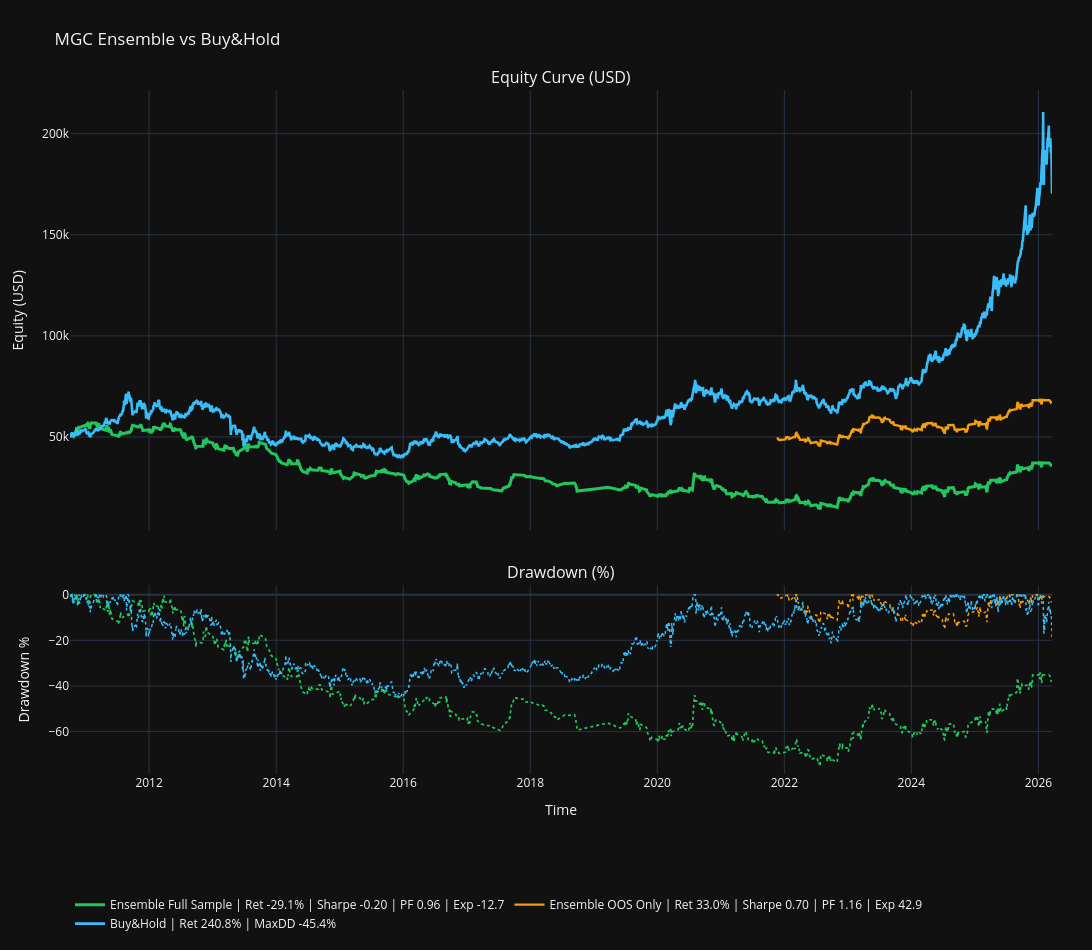

The code cell stored with this chart in its notebook:
### Markdown cell above
## 3) Backtest ensemble + Buy and Hold benchmark

### Code cell
initial_capital = float(BASELINE.account_size_usd)

ens_ret = curve_total_return_pct(ensemble_curve, initial_capital)
ens_dd_pct = curve_max_drawdown_pct(ensemble_curve)
ens_pf = float(selected_ensemble.get("overall_profit_factor", 0.0))
ens_sh = float(selected_ensemble.get("overall_sharpe", 0.0))
ens_exp = float(selected_ensemble.get("overall_expectancy", 0.0))

oos_ret = curve_total_return_pct(ensemble_curve_oos, initial_capital)
oos_dd_pct = curve_max_drawdown_pct(ensemble_curve_oos)
oos_pf = float(selected_ensemble.get("oos_profit_factor", 0.0))
oos_sh = float(selected_ensemble.get("oos_sharpe", 0.0))
oos_exp = float(selected_ensemble.get("oos_expectancy", 0.0))

bench_ret = curve_total_return_pct(benchmark_curve, initial_capital)
bench_dd_pct = curve_max_drawdown_pct(benchmark_curve)

fig = make_subplots(
    rows=2,
    cols=1,
    shared_xaxes=True,
    vertical_spacing=0.08,
    row_heights=[0.70, 0.30],
    subplot_titles=("Equity Curve (USD)", "Drawdown (%)"),
)

fig.add_trace(
    go.Scatter(
        x=ensemble_curve["timestamp"],
        y=ensemble_curve["equity"],
        mode="lines",
        name=f"Ensemble Full Sample | Ret {ens_ret:.1f}% | Sharpe {ens_sh:.2f} | PF {ens_pf:.2f} | Exp {ens_exp:.1f}",
        line=dict(width=3.0, color="#22c55e"),
    ),
    row=1,
    col=1,
)
fig.add_trace(
    go.Scatter(
        x=ensemble_curve["timestamp"],
        y=ensemble_curve["drawdown_pct"],
        mode="lines",
        name="DD Ensemble",
        showlegend=False,
        line=dict(width=1.7, color="#22c55e", dash="dot"),
    ),
    row=2,
    col=1,
)
fig.add_trace(
    go.Scatter(
        x=ensemble_curve_oos["timestamp"],
        y=ensemble_curve_oos["equity"],
        mode="lines",
        name=f"Ensemble OOS Only | Ret {oos_ret:.1f}% | Sharpe {oos_sh:.2f} | PF {oos_pf:.2f} | Exp {oos_exp:.1f}",
        line=dict(width=2.4, color="#f59e0b"),
    ),
    row=1,
    col=1,
)
fig.add_trace(
    go.Scatter(
        x=ensemble_curve_oos["timestamp"],
        y=ensemble_curve_oos["drawdown_pct"],
        mode="lines",
        name="DD Ensemble OOS",
        showlegend=False,
        line=dict(width=1.5, color="#f59e0b", dash="dot"),
    ),
    row=2,
    col=1,
)
fig.add_trace(
    go.Scatter(
        x=benchmark_curve["timestamp"],
        y=benchmark_curve["equity"],
        mode="lines",
        name=f"Buy&Hold | Ret {bench_ret:.1f}% | MaxDD {bench_dd_pct:.1f}%",
        line=dict(width=2.6, color="#38bdf8"),
    ),
    row=1,
    col=1,
)
fig.add_trace(
    go.Scatter(
        x=benchmark_curve["timestamp"],
        y=benchmark_curve["drawdown_pct"],
        mode="lines",
        name="DD Buy&Hold",
        showlegend=False,
        line=dict(width=1.5, color="#38bdf8", dash="dot"),
    ),
    row=2,
    col=1,
)

fig.update_layout(
    template="plotly_dark",
    width=1800,
    height=950,
    title=f"{SYMBOL} Ensemble vs Buy&Hold",
    legend=dict(orientation="h", yanchor="bottom", y=-0.24, xanchor="left", x=0.0),
    margin=dict(l=70, r=40, t=90, b=140),
)
fig.update_yaxes(title_text="Equity (USD)", row=1, col=1)
fig.update_yaxes(title_text="Drawdown %", row=2, col=1)
fig.update_xaxes(title_text="Time", row=2, col=1)
fig.show()

display(Markdown(build_scope_readout_markdown(
    full_curve=ensemble_curve,
    oos_curve=ensemble_curve_oos,
    initial_capital=initial_capital,
    full_label="Full-sample ensemble curve",
    oos_label="OOS-only ensemble curve",
)))

### Figure 1 — Plotly figure (JSON) as saved in the notebook; plotly's stock layout.template omitted (floating-point values rounded to 4 significant figures; data arrays with more than 128 entries replaced by an {"elided": "..."} marker saying what was removed)
{"data": [{"line": {"color": "#22c55e", "width": 3}, "mode": "lines", "name": "Ensemble Full Sample | Ret -29.1% | Sharpe -0.20 | PF 0.96 | Exp -12.7", "type": "scatter", "x": {"elided": "1150 str values"}, "xaxis": "x", "y": {"elided": "1150 float values"}, "yaxis": "y"}, {"line": {"color": "#22c55e", "dash": "dot", "width": 1.7}, "mode": "lines", "name": "DD Ensemble", "showlegend": false, "type": "scatter", "x": {"elided": "1150 str values"}, "xaxis": "x2", "y": {"elided": "1150 float values"}, "yaxis": "y2"}, {"line": {"color": "#f59e0b", "width": 2.4}, "mode": "lines", "name": "Ensemble OOS Only | Ret 33.0% | Sharpe 0.70 | PF 1.16 | Exp 42.9", "type": "scatter", "x": {"elided": "384 str values"}, "xaxis": "x", "y": {"elided": "384 float values"}, "yaxis": "y"}, {"line": {"color": "#f59e0b", "dash": "dot", "width": 1.5}, "mode": "lines", "name": "DD Ensemble OOS", "showlegend": false, "type": "scatter", "x": {"elided": "384 str values"}, "xaxis": "x2", "y": {"elided": "384 float values"}, "yaxis": "y2"}, {"line": {"color": "#38bdf8", "width": 2.6}, "mode": "lines", "name": "Buy&Hold | Ret 240.8% | MaxDD -45.4%", "type": "scatter", "x": {"elided": "4038 str values"}, "xaxis": "x", "y": {"elided": "4038 float values"}, "yaxis": "y"}, {"line": {"color": "#38bdf8", "dash": "dot", "width": 1.5}, "mode": "lines", "name": "DD Buy&Hold", "showlegend": false, "type": "scatter", "x": {"elided": "4038 str values"}, "xaxis": "x2", "y": {"elided": "4038 float values"}, "yaxis": "y2"}], "layout": {"annotations": [{"font": {"size": 16}, "showarrow": false, "text": "Equity Curve (USD)", "x": 0.5, "xanchor": "center", "xref": "paper", "y": 1, "yanchor": "bottom", "yref": "paper"}, {"font": {"size": 16}, "showarrow": false, "text": "Drawdown (%)", "x": 0.5, "xanchor": "center", "xref": "paper", "y": 0.276, "yanchor": "bottom", "yref": "paper"}], "height": 950, "legend": {"orientation": "h", "x": 0, "xanchor": "left", "y": -0.24, "yanchor": "bottom"}, "margin": {"b": 140, "l": 70, "r": 40, "t": 90}, "title": {"text": "MGC Ensemble vs Buy&Hold"}, "width": 1800, "xaxis": {"anchor": "y", "domain": [0, 1], "matches": "x2", "showticklabels": false}, "xaxis2": {"anchor": "y2", "domain": [0, 1], "title": {"text": "Time"}}, "yaxis": {"anchor": "x", "domain": [0.356, 1], "title": {"text": "Equity (USD)"}}, "yaxis2": {"anchor": "x2", "domain": [0, 0.276], "title": {"text": "Drawdown %"}}}}
